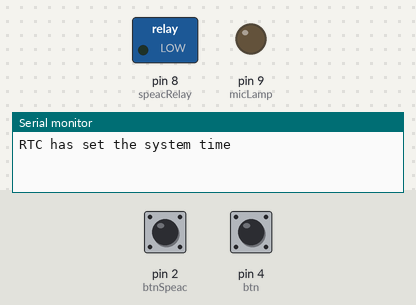
A sketch run on a simulated Arduino Uno, built with avr-gcc and run on an emulated ATmega328P. On the bench: switched loads named in the sketch (green lamp = pin HIGH), output pins drawn as LEDs (lit = HIGH), the last lines printed to the serial monitor. The test bench sets the inputs (shaded band); at power-on: pin 2 (btnSpeac) LOW, pin 4 (btn) LOW. The local clock reads 2024-03-15 10:24:30 at power-on unless the sketch sets it.

Above: at 1.2 s.
1.3 s: pin 2 (btnSpeac) pulled HIGH for 0.15 s
At 1.6 s:
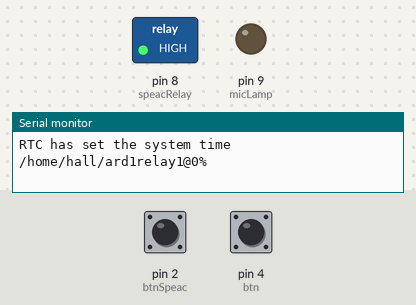
2.9 s: pin 2 (btnSpeac) pulled HIGH for 1 s
At 4.0 s:
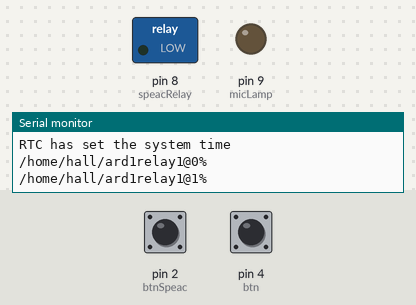
5.4 s: pin 2 (btnSpeac) pulled HIGH for 3.2 s
At 5.9 s:
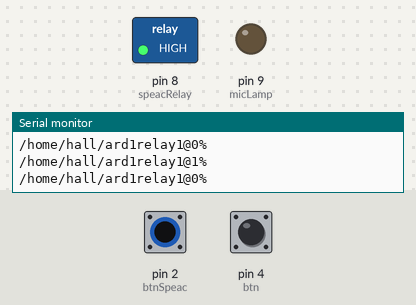
Timing chart, 0 to 8.4 s (numbered marks = the images above; inputs shaded):
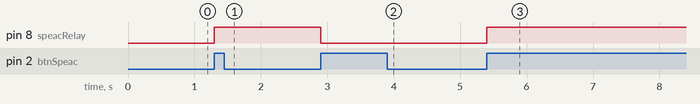

Measured:
- after the input at 1.3 s, pin 8 (speacRelay): LOW → HIGH at once
- after the input at 2.9 s, pin 8 (speacRelay): HIGH → LOW at once
- after the input at 5.4 s, pin 8 (speacRelay): LOW → HIGH at once

The sketch:

Kolonki_time.ino
```cpp
/*
   TimeRTC.pde
   example code illustrating Time library with Real Time Clock.

*/
#include <Ultrasonic.h>  //Дальнометр SR04
#include <TimeLib.h>
#include <Wire.h>
#include <DS1307RTC.h>  // a basic DS1307 library that returns time as a time_t
//#include <avr/pgmspace.h> // ДлЯ Progem запись во флэш


//КОНСТАНТЫ
//Входы
#define btnSpeac      2
#define btn      4
#define micD      7
#define sr04Trig  10
#define sr04Echo  11
//Выходы
#define speacRelay      8
#define micLamp      9
const int micA = A0;

int TEMP;
int sensorValue = 0;
int val;
int myInts[10];
char ch;
String str = "";
byte  strKey = 0;
String strAdr = " ";
String strVal = " ";
 //Ultrasonic ultrasonic(sr04Trig, sr04Echo);

 //74HC595
 /*int latchPin = 5;
//Пин подключен к SH_CP входу 74HC595
int clockPin = 6;
//Пин подключен к DS входу 74HC595
int dataPin = 4;*/
/*byte path[3]= {
  B01111111,
  B10111111,
  B11011111
  };*/

  //Rgb светодиод
/*const int RedPin = 1;
const int GreenPin = 2;
const int BluePin = 3;*/
/*int redPin = 6;
int greenPin = 5;
int bluePin = 3;

String redNum;
String greenNum;
String blueNum;
 byte color[][3]  = {
	{119, 221, 231},
	{227, 38, 54},
	{153, 102, 204},
	{106, 90, 205},
	{0, 49, 83},
	{119, 221, 231},
	{176, 63, 53},
	{175, 238, 238},
	{152, 251, 152},
	{255, 220, 51},
	{42, 141, 156},
	{0, 155, 118},
	{144, 0, 32},
	{248, 23, 62}
  };
  int collorRow = sizeof(color) /3; //Кол-во строк массива, 3 столбца */


void setup()  {
  pinMode(btnSpeac, INPUT);   //а 2й – входом
  pinMode(btn, INPUT);   //а 3й – входом
  pinMode(micD, INPUT);   //а 8й – входом микрофона

  pinMode(speacRelay, OUTPUT);  //8й вывод будет выходом
  digitalWrite(speacRelay, LOW);

  pinMode(micLamp, OUTPUT);  //9й вывод будет выходом
  digitalWrite(micLamp, LOW);

  //устанавливаем режим OUTPUT 74HC595
  /*
  pinMode(latchPin, OUTPUT);
  pinMode(clockPin, OUTPUT);
  pinMode(dataPin, OUTPUT);
  */
  //RGB
  /*
	pinMode(redPin, OUTPUT);
	pinMode(greenPin, OUTPUT);
	pinMode(bluePin, OUTPUT);
	*/


  Serial.begin(115200);
  while (!Serial) ; // wait until Arduino Serial Monitor opens
  setSyncProvider(RTC.get);   // the function to get the time from the RTC
  if (timeStatus() != timeSet)
    Serial.println("Unable to sync with the RTC");
  else
    Serial.println("RTC has set the system time");

}

void loop()
{
	//Сдвиговый регистр
	/*regShift();*/

	//RGB светодиод
	/*
	for (int t = 0; t < collorRow; t++) //цикл на перебор строк массива
    {
		setColor(t);
		delay(1000);
	}
	*/

  /*if (digitalRead(micD) == HIGH) {
    delay(150); //ожидаем 200милисекунд для повторного хлопка - можно не делать но в моём случае это добавило удобства
    for (int t = 0; t <= 300; t++) //цикл на проверку второго хлопка по идее на пол секунды но ардуино делает его дольше
    {
      delay(1); //для цикла

      if (digitalRead(micD) == HIGH) { //сверяем данные для второго хлопка, если он был то меняем состояние лампы с вкл на выкл и наоборот
        digitalWrite(micLamp, !digitalRead(micLamp)); //меняем состояние
        break;//выходим из цикла после второго хлопка
        delay(200);//для удобства
      }
    }*/
//Дальнометр
  //      float dist_cm = ultrasonic.Ranging(1);       // get distance
  // Serial.println(dist_cm);
  // delay(500);
  //Микрофон
  /*
if ((TEMP!=analogRead(micA)) and (digitalRead(micD) == HIGH)){
  TEMP = analogRead(micA);
  Serial.println(TEMP); // выводим в порт
}
*/

// if (TEMP!=analogRead(micA))
	/*{
	   TEMP = analogRead(micA);
	   Serial.println(TEMP); // выводим в порт
 	}*/

  if (digitalRead(btn) == HIGH) {
    Serial.println("/home/hall/ard1relay1@1%");
	Serial.println("/home/hall/ard1relay2@2%");
	Serial.println("/home/hall/ard1relay3@3%");
	Serial.println("/home/hall/ard1relay4@4%");
	Serial.println("/home/hall/ard1relay5@5%");
    delay(500);
  }

  //Кнопка для колонок, если 1, то сменить на выходе сигнал
  if (digitalRead(btnSpeac) == HIGH)
  {
    digitalWrite(speacRelay, !digitalRead(speacRelay));
	if (digitalRead(speacRelay))
		Serial.println("/home/hall/ard1relay1@0%");
	else
		Serial.println("/home/hall/ard1relay1@1%");
    delay(40);
    while (digitalRead(btnSpeac) == HIGH) //Ждать пока не отжмется кнопка
    {
      delay(40);
    }
  }
//Принять тнформацию по сериал
  //Получаем строку в переменную

  sendToMQTT ();
  /*while (Serial.available() > 0)
  {
	  delay(2);
    ch = Serial.read();
    str += ch;
  }
  str.trim();
  if (str == "on")
  {
    digitalWrite(speacRelay, LOW);
  }
  if (str == "off") {
    digitalWrite(speacRelay, HIGH); //    то выключаем светодиод
  }


  if (str != "")
  {
    Serial.println("/"+str+"/");
    str = ""; //Сброс переменной
    delay(500);
  }*/
  //**********************************************
  /*sensorValue = analogRead(analogInPin);
    Serial.print("Microphone value= ");
    Serial.println(sensorValue); */

  //int sensorValue = analogRead(analogInPin) * 5.0 / 1024.0 * 1000.0; // значения в милливольтах


  if (timeStatus() == timeSet)
  {
    if (digitalRead(btn) == HIGH)
	{
      //digitalClockDisplay();
    }
    if (hour() == 6 and minute() == 45 and digitalRead(5) == 1)
	{
      digitalWrite(speacRelay, LOW);
    }

  }
  else
  {
    Serial.println("The time has not been set.  Please run the Time");
    Serial.println("TimeRTCSet example, or DS1307RTC SetTime example.");
    Serial.println();
    delay(4000);
  }

}
//*********************************************************************************************
//***************************************ФУНКЦИИ***********************************************
//*********************************************************************************************
//Вывод часов
void digitalClockDisplay() {
  // digital clock display of the time
  Serial.print(hour());
  printDigits(minute());
  printDigits(second());
  Serial.print(" ");
  Serial.print(day());
  Serial.print(" ");
  Serial.print(month());
  Serial.print(" ");
  Serial.print(year());
  Serial.println();
  delay(1000);
}

void printDigits(int digits) {
  // utility function for digital clock display: prints preceding colon and leading 0
  Serial.print(":");
  if (digits < 10)
    Serial.print('0');
  Serial.print(digits);
}
//Сдвиг через сдвиговый регистр 74HC595
/*void regShift (){
 for (int i=0; i<3; i++) {
    digitalWrite(latchPin, LOW);
    shiftOut(dataPin, clockPin, LSBFIRST, path[i]);
    digitalWrite(latchPin, HIGH);
    delay(1);
    }
  for (int i=1; i<2; i++) {
    digitalWrite(latchPin, LOW);
    shiftOut(dataPin, clockPin, LSBFIRST, path[2-i]);
    digitalWrite(latchPin, HIGH);
    delay(1);
    }
}*/
//void setColor(int red, int green, int blue)
/*
void setColor(int i)

{
	analogWrite(redPin, color[i][0]);
	analogWrite(greenPin, color[i][1]);
	analogWrite(bluePin, color[i][2]);


	Serial.println(String(i,DEC));
	Serial.println(String(color[i][0], DEC) + " "+String(color[i][1], DEC)+" "+String(color[i][2], DEC));
	Serial.println(String(collorRow+99, DEC));
	Serial.println(" ");

}

void readColor ()
{
	if (Serial.available() > 0) {  //если есть доступные данные
        // считываем байт
		str="";
		redNum = "";
		greenNum ="";
		redNum = "";
        str = Serial.read();
		redNum = str.substring(1,3);
		greenNum = str.substring(3,6);
		redNum = str.substring(6,8);

		//Serial.println(redNum);
		//Serial.println(greenNum);
		//Serial.println(redNum);
		//String stringOne =  String(color[1][1], DEC);
		//Serial.println(String(color[1][1], DEC)); // Вязть данные из двумерного массива и конвертировать в строку
		//Serial.println(String((color[1][1])byteArray));
	}

}
*/

void sendToMQTT ()
{
	 while (Serial.available() > 0)
  {
	delay(1);
    ch = Serial.read();
	if (ch == '@')
	{
		strKey = 1;
		continue;
	}
	if (ch == '%')
	{
		strKey = 1;
		break;
	}

	if (strKey == 0)
		strAdr += ch;
	else
		strVal += ch;
  }
  strAdr.trim();
  strVal.trim();
  if (strAdr != "" || strVal != "" )
  {
	  if (strAdr=="/home/hall/ard1relay1")
	  digitalWrite(speacRelay, !strVal.toInt()); //

	/*char strAdrBuf[25];
	char strValBuf[10];
	strAdr.toCharArray(strAdrBuf, 25);
	strVal.toCharArray(strValBuf, 10);
    client.publish(strAdrBuf, strValBuf);*/
    strAdr = " "; //Сброс переменных
	strVal = " ";
	strKey = 0;
  }
}
```
